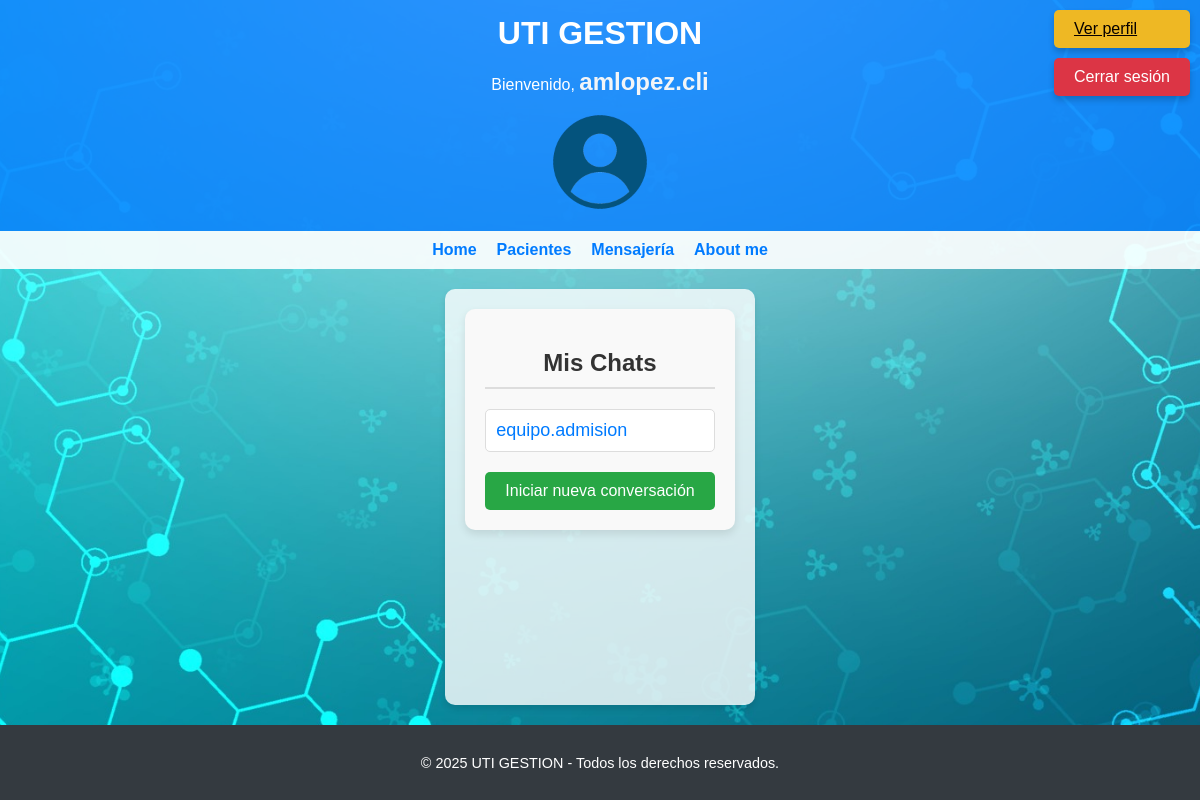
The page /mensajes/ (signed in) on the database as committed earlier.
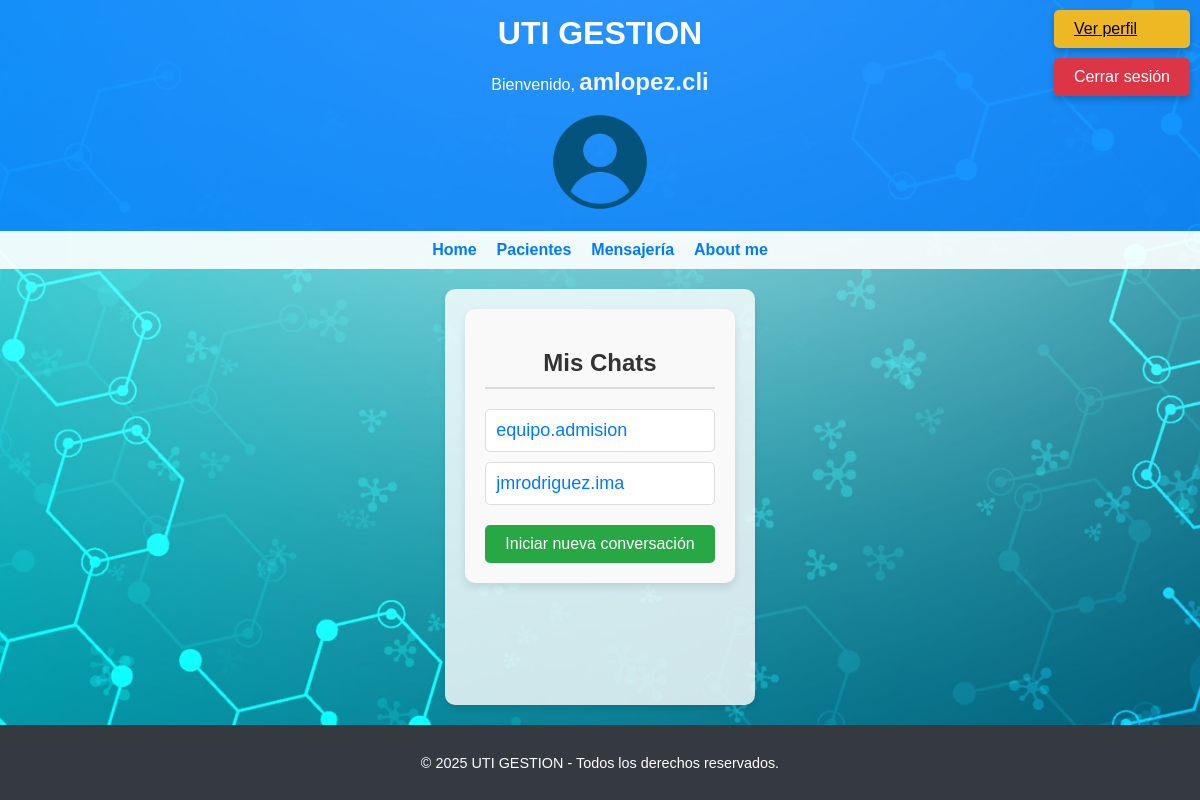
The same page on the database as committed later.
### mensajes/models.py (models this page shows)
class Chat(models.Model):
    user_chat_1    = models.ForeignKey(User, on_delete=models.CASCADE, related_name='chat_user_1')
    user_chat_2    = models.ForeignKey(User, on_delete=models.CASCADE, related_name='chat_user_2')
    fecha_creacion = models.DateField(auto_now=False, auto_now_add=True)

### usuarios/models.py (models this page shows, shortened)
class CustomUser(AbstractUser):
    ESPECIALIDADES = [
        ('Admision', 'Admision'),
        ('Clínica', 'Clínica'),
        ('Enfermería', 'Enfermería'),
        ('Pediatría', 'Pediatría'),
        ('Cardiología', 'Cardiología'),
        ('Traumatología', 'Traumatología'),
        ('Anestesiología', 'Anestesiología'),
        ('Terapia Intensiva', 'Terapia Intensiva'),
        ('Cirujia General', 'Cirugia General'),
        ('Imagenología', 'Imagenología'),
    ]
    especialidad = models.CharField(
        max_length=50,
        choices=ESPECIALIDADES,
        blank=True,
        null=True,
        verbose_name="Especialidad"
    )
    telefono = models.CharField(max_length=15, blank=True, null=True, verbose_name="Teléfono")
    direccion = models.CharField(max_length=150, blank=True, null=True, verbose_name="Dirección")
    fecha_nacimiento = models.DateField(blank=True, null=True, verbose_name="Fecha de nacimiento")
    nombre = models.CharField(max_length=50, blank=True, null=True, verbose_name="Nombre")  # Nuevo campo
    apellido = models.CharField(max_length=50, blank=True, null=True, verbose_name="Apellido")  # Nuevo campo
    nro_matricula_profesional = models.CharField(max_length=20, blank=True, null=True, verbose_name="Nro de Matrícula Profesional")  # Nuevo campo

### mensajes/views.py (the view)
# urls.py: path('', ver_chats, name='ver_chats'),
@login_required
def ver_chats(request):
    chats = Chat.objects.all().filter(user_chat_2=request.user).union(
            Chat.objects.all().filter(user_chat_1=request.user)
    ).order_by('id')
    return render(request, 'mensajes/ver_chats.html', { 'chats' : chats })

### mensajes/templates/mensajes/ver_chats.html (shortened to what this page needs)
{% extends 'hospital_uti/base.html' %}
{% load static %}
{% block content %}
<div class="chat-list-container">
    <h2 class="chat-list-title">Mis Chats</h2>
    <ul class="chat-list">
        {% for chat in chats %}
            <li class="chat-list-item">
                {% if chat.user_chat_1 == request.user %}
                    <a href="{% url 'ver_chat' chat.id %}" class="chat-link">
                        {{ chat.user_chat_2.username }}
                    </a>
                {% else %}
                    <a href="{% url 'ver_chat' chat.id %}" class="chat-link">
                        {{ chat.user_chat_1.username }}
                    </a>
                {% endif %}
            </li>
        {% endfor %}
    </ul>
    <a href="{% url 'nuevo_chat' %}" class="new-chat-button">Iniciar nueva conversación</a>
</div>
{% endblock %}

Rows that differ between the two databases and show on the page:
added Chat: user_chat_2.username "jmrodriguez.ima"
